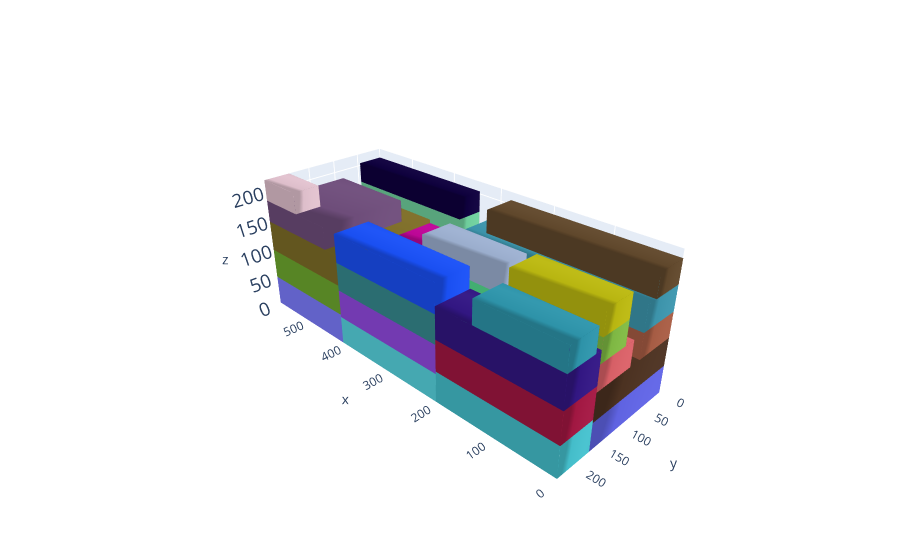

Source (notebook cell):
### Code cell
cont, execution_time,total_volume = MLCP_function(alpha=5.0,beta=1.0,gamma=0.1,delta=1.0,p=0.02,instance=5)

L = cont.l;W = cont.w; H = cont.h

box_dims = []
for aabb in cont.aabbs:
  box_dims.append([aabb.xmin,aabb.ymin,aabb.zmin,aabb.xmax,aabb.ymax,aabb.zmax])

bxplot.plot_container([L,W,H], box_dims)

### Figure 1 — Plotly figure (JSON) as saved in the notebook; plotly's stock layout.template omitted (floating-point values rounded to 4 significant figures)
{"data": [{"color": "rgb(94.82501545832125,98.63634174900109,224.54300333803127)", "i": [7, 0, 0, 0, 4, 4, 2, 6, 4, 0, 3, 7], "j": [3, 4, 1, 2, 5, 6, 5, 5, 0, 1, 2, 2], "k": [0, 7, 2, 3, 6, 7, 1, 2, 5, 5, 7, 6], "opacity": 1, "type": "mesh3d", "x": [0, 0, 344, 344, 0, 0, 344, 344], "y": [0, 168, 168, 0, 0, 168, 168, 0], "z": [0, 0, 0, 0, 45, 45, 45, 45]}, {"color": "rgb(4.939876378476183,114.84627775361842,39.46756092048633)", "i": [7, 0, 0, 0, 4, 4, 2, 6, 4, 0, 3, 7], "j": [3, 4, 1, 2, 5, 6, 5, 5, 0, 1, 2, 2], "k": [0, 7, 2, 3, 6, 7, 1, 2, 5, 5, 7, 6], "opacity": 1, "type": "mesh3d", "x": [344, 344, 587, 587, 344, 344, 587, 587], "y": [0, 45, 45, 0, 0, 45, 45, 0], "z": [0, 0, 0, 0, 34, 34, 34, 34]}, {"color": "rgb(67.49040587034223,188.13333364219525,200.73909469835016)", "i": [7, 0, 0, 0, 4, 4, 2, 6, 4, 0, 3, 7], "j": [3, 4, 1, 2, 5, 6, 5, 5, 0, 1, 2, 2], "k": [0, 7, 2, 3, 6, 7, 1, 2, 5, 5, 7, 6], "opacity": 1, "type": "mesh3d", "x": [0, 0, 204, 204, 0, 0, 204, 204], "y": [168, 233, 233, 168, 168, 233, 233, 168], "z": [0, 0, 0, 0, 50, 50, 50, 50]}, {"color": "rgb(122.52058575279685,122.9404739680224,250.16214268116016)", "i": [7, 0, 0, 0, 4, 4, 2, 6, 4, 0, 3, 7], "j": [3, 4, 1, 2, 5, 6, 5, 5, 0, 1, 2, 2], "k": [0, 7, 2, 3, 6, 7, 1, 2, 5, 5, 7, 6], "opacity": 1, "type": "mesh3d", "x": [411, 411, 587, 587, 411, 411, 587, 587], "y": [45, 233, 233, 45, 45, 233, 233, 45], "z": [0, 0, 0, 0, 50, 50, 50, 50]}, {"color": "rgb(108.52118392253773,18.195845371971927,238.40879434595587)", "i": [7, 0, 0, 0, 4, 4, 2, 6, 4, 0, 3, 7], "j": [3, 4, 1, 2, 5, 6, 5, 5, 0, 1, 2, 2], "k": [0, 7, 2, 3, 6, 7, 1, 2, 5, 5, 7, 6], "opacity": 1, "type": "mesh3d", "x": [344, 344, 587, 587, 344, 344, 587, 587], "y": [0, 45, 45, 0, 0, 45, 45, 0], "z": [34, 34, 34, 34, 68, 68, 68, 68]}, {"color": "rgb(75.04870676546071,48.99695663610424,32.56847653847759)", "i": [7, 0, 0, 0, 4, 4, 2, 6, 4, 0, 3, 7], "j": [3, 4, 1, 2, 5, 6, 5, 5, 0, 1, 2, 2], "k": [0, 7, 2, 3, 6, 7, 1, 2, 5, 5, 7, 6], "opacity": 1, "type": "mesh3d", "x": [0, 0, 344, 344, 0, 0, 344, 344], "y": [0, 168, 168, 0, 0, 168, 168, 0], "z": [45, 45, 45, 45, 90, 90, 90, 90]}, {"color": "rgb(108.72783362286596,166.72486557430764,46.329401649288535)", "i": [7, 0, 0, 0, 4, 4, 2, 6, 4, 0, 3, 7], "j": [3, 4, 1, 2, 5, 6, 5, 5, 0, 1, 2, 2], "k": [0, 7, 2, 3, 6, 7, 1, 2, 5, 5, 7, 6], "opacity": 1, "type": "mesh3d", "x": [411, 411, 587, 587, 411, 411, 587, 587], "y": [45, 233, 233, 45, 45, 233, 233, 45], "z": [50, 50, 50, 50, 100, 100, 100, 100]}, {"color": "rgb(160.0073127675025,22.513190361088178,65.07224181808206)", "i": [7, 0, 0, 0, 4, 4, 2, 6, 4, 0, 3, 7], "j": [3, 4, 1, 2, 5, 6, 5, 5, 0, 1, 2, 2], "k": [0, 7, 2, 3, 6, 7, 1, 2, 5, 5, 7, 6], "opacity": 1, "type": "mesh3d", "x": [0, 0, 204, 204, 0, 0, 204, 204], "y": [168, 233, 233, 168, 168, 233, 233, 168], "z": [50, 50, 50, 50, 100, 100, 100, 100]}, {"color": "rgb(49.62558028986707,48.76622871898835,153.60815121793576)", "i": [7, 0, 0, 0, 4, 4, 2, 6, 4, 0, 3, 7], "j": [3, 4, 1, 2, 5, 6, 5, 5, 0, 1, 2, 2], "k": [0, 7, 2, 3, 6, 7, 1, 2, 5, 5, 7, 6], "opacity": 1, "type": "mesh3d", "x": [344, 344, 587, 587, 344, 344, 587, 587], "y": [0, 45, 45, 0, 0, 45, 45, 0], "z": [68, 68, 68, 68, 102, 102, 102, 102]}, {"color": "rgb(165.30158116285946,91.55098207085125,67.51817041640456)", "i": [7, 0, 0, 0, 4, 4, 2, 6, 4, 0, 3, 7], "j": [3, 4, 1, 2, 5, 6, 5, 5, 0, 1, 2, 2], "k": [0, 7, 2, 3, 6, 7, 1, 2, 5, 5, 7, 6], "opacity": 1, "type": "mesh3d", "x": [0, 0, 312, 312, 0, 0, 312, 312], "y": [0, 73, 73, 0, 0, 73, 73, 0], "z": [90, 90, 90, 90, 130, 130, 130, 130]}, {"color": "rgb(49.47937172937824,21.993535823885654,129.34976734742125)", "i": [7, 0, 0, 0, 4, 4, 2, 6, 4, 0, 3, 7], "j": [3, 4, 1, 2, 5, 6, 5, 5, 0, 1, 2, 2], "k": [0, 7, 2, 3, 6, 7, 1, 2, 5, 5, 7, 6], "opacity": 1, "type": "mesh3d", "x": [0, 0, 204, 204, 0, 0, 204, 204], "y": [168, 233, 233, 168, 168, 233, 233, 168], "z": [100, 100, 100, 100, 150, 150, 150, 150]}, {"color": "rgb(123.76739813770638,107.63117888862142,38.93719128523883)", "i": [7, 0, 0, 0, 4, 4, 2, 6, 4, 0, 3, 7], "j": [3, 4, 1, 2, 5, 6, 5, 5, 0, 1, 2, 2], "k": [0, 7, 2, 3, 6, 7, 1, 2, 5, 5, 7, 6], "opacity": 1, "type": "mesh3d", "x": [411, 411, 587, 587, 411, 411, 587, 587], "y": [45, 233, 233, 45, 45, 233, 233, 45], "z": [100, 100, 100, 100, 150, 150, 150, 150]}, {"color": "rgb(88.20117396533986,107.06018557558694,25.443245977282796)", "i": [7, 0, 0, 0, 4, 4, 2, 6, 4, 0, 3, 7], "j": [3, 4, 1, 2, 5, 6, 5, 5, 0, 1, 2, 2], "k": [0, 7, 2, 3, 6, 7, 1, 2, 5, 5, 7, 6], "opacity": 1, "type": "mesh3d", "x": [344, 344, 587, 587, 344, 344, 587, 587], "y": [0, 45, 45, 0, 0, 45, 45, 0], "z": [102, 102, 102, 102, 136, 136, 136, 136]}, {"color": "rgb(60.20168121097344,146.94259813075058,169.96199775563466)", "i": [7, 0, 0, 0, 4, 4, 2, 6, 4, 0, 3, 7], "j": [3, 4, 1, 2, 5, 6, 5, 5, 0, 1, 2, 2], "k": [0, 7, 2, 3, 6, 7, 1, 2, 5, 5, 7, 6], "opacity": 1, "type": "mesh3d", "x": [0, 0, 312, 312, 0, 0, 312, 312], "y": [0, 73, 73, 0, 0, 73, 73, 0], "z": [130, 130, 130, 130, 170, 170, 170, 170]}, {"color": "rgb(110.43630324454853,204.58622311891162,155.28352363813764)", "i": [7, 0, 0, 0, 4, 4, 2, 6, 4, 0, 3, 7], "j": [3, 4, 1, 2, 5, 6, 5, 5, 0, 1, 2, 2], "k": [0, 7, 2, 3, 6, 7, 1, 2, 5, 5, 7, 6], "opacity": 1, "type": "mesh3d", "x": [344, 344, 587, 587, 344, 344, 587, 587], "y": [0, 45, 45, 0, 0, 45, 45, 0], "z": [136, 136, 136, 136, 170, 170, 170, 170]}, {"color": "rgb(44.9779765302075,145.81264719491455,167.66162124979212)", "i": [7, 0, 0, 0, 4, 4, 2, 6, 4, 0, 3, 7], "j": [3, 4, 1, 2, 5, 6, 5, 5, 0, 1, 2, 2], "k": [0, 7, 2, 3, 6, 7, 1, 2, 5, 5, 7, 6], "opacity": 1, "type": "mesh3d", "x": [0, 0, 140, 140, 0, 0, 140, 140], "y": [179, 233, 233, 179, 179, 233, 233, 179], "z": [150, 150, 150, 150, 187, 187, 187, 187]}, {"color": "rgb(109.13043582200967,76.51564291812984,121.28098570136032)", "i": [7, 0, 0, 0, 4, 4, 2, 6, 4, 0, 3, 7], "j": [3, 4, 1, 2, 5, 6, 5, 5, 0, 1, 2, 2], "k": [0, 7, 2, 3, 6, 7, 1, 2, 5, 5, 7, 6], "opacity": 1, "type": "mesh3d", "x": [437, 437, 587, 587, 437, 437, 587, 587], "y": [83, 233, 233, 83, 83, 233, 233, 83], "z": [150, 150, 150, 150, 186, 186, 186, 186]}, {"color": "rgb(213.45582858825784,94.87602191217654,101.53522226804189)", "i": [7, 0, 0, 0, 4, 4, 2, 6, 4, 0, 3, 7], "j": [3, 4, 1, 2, 5, 6, 5, 5, 0, 1, 2, 2], "k": [0, 7, 2, 3, 6, 7, 1, 2, 5, 5, 7, 6], "opacity": 1, "type": "mesh3d", "x": [0, 0, 156, 156, 0, 0, 156, 156], "y": [95, 168, 168, 95, 95, 168, 168, 95], "z": [90, 90, 90, 90, 130, 130, 130, 130]}, {"color": "rgb(95.58311246161055,71.2785933213643,43.5161871956954)", "i": [7, 0, 0, 0, 4, 4, 2, 6, 4, 0, 3, 7], "j": [3, 4, 1, 2, 5, 6, 5, 5, 0, 1, 2, 2], "k": [0, 7, 2, 3, 6, 7, 1, 2, 5, 5, 7, 6], "opacity": 1, "type": "mesh3d", "x": [0, 0, 280, 280, 0, 0, 280, 280], "y": [0, 54, 54, 0, 0, 54, 54, 0], "z": [170, 170, 170, 170, 207, 207, 207, 207]}, {"color": "rgb(14.783431741425545,0.5885287920679966,61.000996356696106)", "i": [7, 0, 0, 0, 4, 4, 2, 6, 4, 0, 3, 7], "j": [3, 4, 1, 2, 5, 6, 5, 5, 0, 1, 2, 2], "k": [0, 7, 2, 3, 6, 7, 1, 2, 5, 5, 7, 6], "opacity": 1, "type": "mesh3d", "x": [344, 344, 587, 587, 344, 344, 587, 587], "y": [0, 45, 45, 0, 0, 45, 45, 0], "z": [170, 170, 170, 170, 204, 204, 204, 204]}, {"color": "rgb(86.41774525375997,209.44177523455227,221.14799201765337)", "i": [7, 0, 0, 0, 4, 4, 2, 6, 4, 0, 3, 7], "j": [3, 4, 1, 2, 5, 6, 5, 5, 0, 1, 2, 2], "k": [0, 7, 2, 3, 6, 7, 1, 2, 5, 5, 7, 6], "opacity": 1, "type": "mesh3d", "x": [204, 204, 411, 411, 204, 204, 411, 411], "y": [170, 233, 233, 170, 170, 233, 233, 170], "z": [0, 0, 0, 0, 46, 46, 46, 46]}, {"color": "rgb(221.18005236796083,190.0399637180325,202.48458207797754)", "i": [7, 0, 0, 0, 4, 4, 2, 6, 4, 0, 3, 7], "j": [3, 4, 1, 2, 5, 6, 5, 5, 0, 1, 2, 2], "k": [0, 7, 2, 3, 6, 7, 1, 2, 5, 5, 7, 6], "opacity": 1, "type": "mesh3d", "x": [506, 506, 587, 587, 506, 506, 587, 587], "y": [188, 233, 233, 188, 188, 233, 233, 188], "z": [186, 186, 186, 186, 220, 220, 220, 220]}, {"color": "rgb(125.4572360114859,182.37359496202833,66.40922654190203)", "i": [7, 0, 0, 0, 4, 4, 2, 6, 4, 0, 3, 7], "j": [3, 4, 1, 2, 5, 6, 5, 5, 0, 1, 2, 2], "k": [0, 7, 2, 3, 6, 7, 1, 2, 5, 5, 7, 6], "opacity": 1, "type": "mesh3d", "x": [0, 0, 140, 140, 0, 0, 140, 140], "y": [114, 168, 168, 114, 114, 168, 168, 114], "z": [130, 130, 130, 130, 167, 167, 167, 167]}, {"color": "rgb(167.2504352154075,93.12896605007401,42.316738556523305)", "i": [7, 0, 0, 0, 4, 4, 2, 6, 4, 0, 3, 7], "j": [3, 4, 1, 2, 5, 6, 5, 5, 0, 1, 2, 2], "k": [0, 7, 2, 3, 6, 7, 1, 2, 5, 5, 7, 6], "opacity": 1, "type": "mesh3d", "x": [344, 344, 411, 411, 344, 344, 411, 411], "y": [45, 157, 157, 45, 45, 157, 157, 45], "z": [0, 0, 0, 0, 72, 72, 72, 72]}, {"color": "rgb(144.12980950527484,73.03209593317052,221.0119746885889)", "i": [7, 0, 0, 0, 4, 4, 2, 6, 4, 0, 3, 7], "j": [3, 4, 1, 2, 5, 6, 5, 5, 0, 1, 2, 2], "k": [0, 7, 2, 3, 6, 7, 1, 2, 5, 5, 7, 6], "opacity": 1, "type": "mesh3d", "x": [204, 204, 411, 411, 204, 204, 411, 411], "y": [170, 233, 233, 170, 170, 233, 233, 170], "z": [46, 46, 46, 46, 92, 92, 92, 92]}, {"color": "rgb(183.5164569966831,180.82527929762182,16.116671676663607)", "i": [7, 0, 0, 0, 4, 4, 2, 6, 4, 0, 3, 7], "j": [3, 4, 1, 2, 5, 6, 5, 5, 0, 1, 2, 2], "k": [0, 7, 2, 3, 6, 7, 1, 2, 5, 5, 7, 6], "opacity": 1, "type": "mesh3d", "x": [0, 0, 140, 140, 0, 0, 140, 140], "y": [114, 168, 168, 114, 114, 168, 168, 114], "z": [167, 167, 167, 167, 204, 204, 204, 204]}, {"color": "rgb(53.19541243231872,136.2701103267855,141.7630668590177)", "i": [7, 0, 0, 0, 4, 4, 2, 6, 4, 0, 3, 7], "j": [3, 4, 1, 2, 5, 6, 5, 5, 0, 1, 2, 2], "k": [0, 7, 2, 3, 6, 7, 1, 2, 5, 5, 7, 6], "opacity": 1, "type": "mesh3d", "x": [204, 204, 411, 411, 204, 204, 411, 411], "y": [170, 233, 233, 170, 170, 233, 233, 170], "z": [92, 92, 92, 92, 138, 138, 138, 138]}, {"color": "rgb(187.6296837479994,6.663172951447779,149.5007538390984)", "i": [7, 0, 0, 0, 4, 4, 2, 6, 4, 0, 3, 7], "j": [3, 4, 1, 2, 5, 6, 5, 5, 0, 1, 2, 2], "k": [0, 7, 2, 3, 6, 7, 1, 2, 5, 5, 7, 6], "opacity": 1, "type": "mesh3d", "x": [355, 355, 411, 411, 355, 355, 411, 411], "y": [45, 112, 112, 45, 45, 112, 112, 45], "z": [72, 72, 72, 72, 144, 144, 144, 144]}, {"color": "rgb(46.60457757395674,108.65036476239553,94.29326682977222)", "i": [7, 0, 0, 0, 4, 4, 2, 6, 4, 0, 3, 7], "j": [3, 4, 1, 2, 5, 6, 5, 5, 0, 1, 2, 2], "k": [0, 7, 2, 3, 6, 7, 1, 2, 5, 5, 7, 6], "opacity": 1, "type": "mesh3d", "x": [156, 156, 306, 306, 156, 156, 306, 306], "y": [93, 168, 168, 93, 93, 168, 168, 93], "z": [90, 90, 90, 90, 126, 126, 126, 126]}, {"color": "rgb(25.702821363259265,78.99257148976744,240.81614241832668)", "i": [7, 0, 0, 0, 4, 4, 2, 6, 4, 0, 3, 7], "j": [3, 4, 1, 2, 5, 6, 5, 5, 0, 1, 2, 2], "k": [0, 7, 2, 3, 6, 7, 1, 2, 5, 5, 7, 6], "opacity": 1, "type": "mesh3d", "x": [204, 204, 411, 411, 204, 204, 411, 411], "y": [170, 233, 233, 170, 170, 233, 233, 170], "z": [138, 138, 138, 138, 184, 184, 184, 184]}, {"color": "rgb(83.71413781548408,217.07950190240254,141.01740829069522)", "i": [7, 0, 0, 0, 4, 4, 2, 6, 4, 0, 3, 7], "j": [3, 4, 1, 2, 5, 6, 5, 5, 0, 1, 2, 2], "k": [0, 7, 2, 3, 6, 7, 1, 2, 5, 5, 7, 6], "opacity": 1, "type": "mesh3d", "x": [156, 156, 306, 306, 156, 156, 306, 306], "y": [93, 168, 168, 93, 93, 168, 168, 93], "z": [126, 126, 126, 126, 162, 162, 162, 162]}, {"color": "rgb(154.30930098664234,173.1173234521477,204.75902621255827)", "i": [7, 0, 0, 0, 4, 4, 2, 6, 4, 0, 3, 7], "j": [3, 4, 1, 2, 5, 6, 5, 5, 0, 1, 2, 2], "k": [0, 7, 2, 3, 6, 7, 1, 2, 5, 5, 7, 6], "opacity": 1, "type": "mesh3d", "x": [156, 156, 296, 296, 156, 156, 296, 296], "y": [114, 168, 168, 114, 114, 168, 168, 114], "z": [162, 162, 162, 162, 199, 199, 199, 199]}], "layout": {"autosize": false, "margin": {"b": 0, "l": 0, "r": 0, "t": 0}, "paper_bgcolor": "rgba(0,0,0,0)", "scene": {"camera": {"center": {"x": 0, "y": 0, "z": 0}, "eye": {"x": -2, "y": 2, "z": 1.5}, "up": {"x": 0, "y": 0, "z": 1}}, "xaxis": {"nticks": 10, "range": [0, 587], "showspikes": false}, "yaxis": {"nticks": 5, "range": [0, 233], "showspikes": false}, "zaxis": {"nticks": 5, "range": [0, 220], "tickfont": {"size": 15}}}}}
